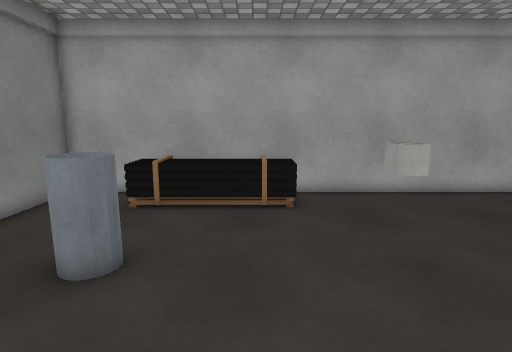
view 1 (above)

12 first-person views from a walk through a Unity game level. The camera is 1.5 m above the floor, tilts 10° down and sees 80° across. The floor is counted in squares, 0.5 m on a side. Each view is taken from the middle of a square. On the plan, view 1 faces up. The plan holds only what a view shows up to about 20 squares ahead; the rest is blank. The player is left out. Some surface patterns are stand-ins.

view 2
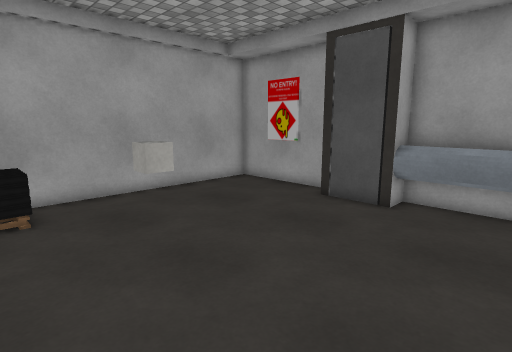

view 3
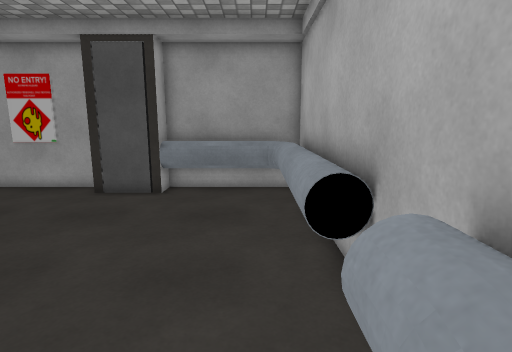

view 4
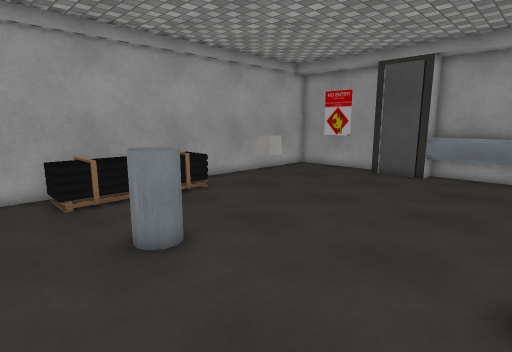

view 5
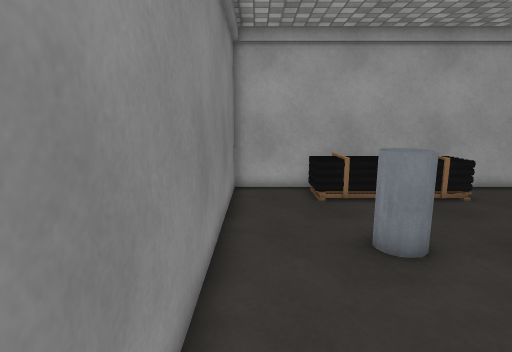

view 6
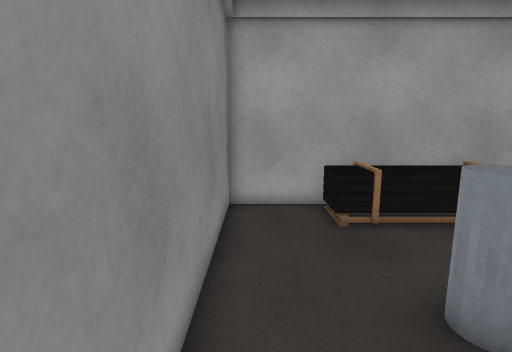

view 7
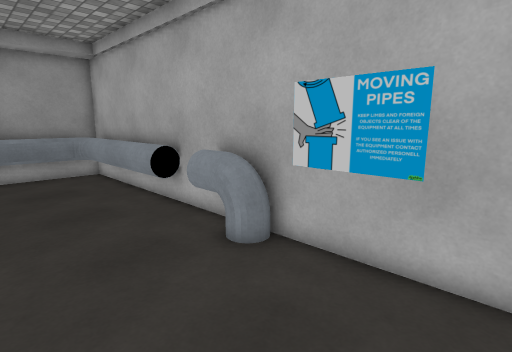

view 8
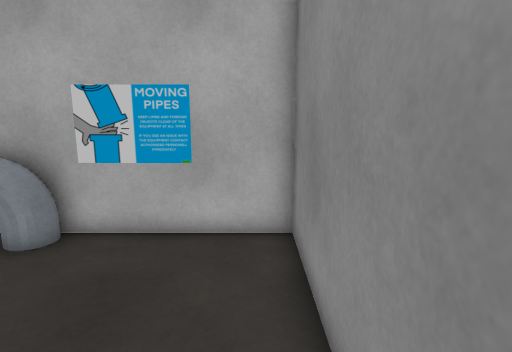

view 9
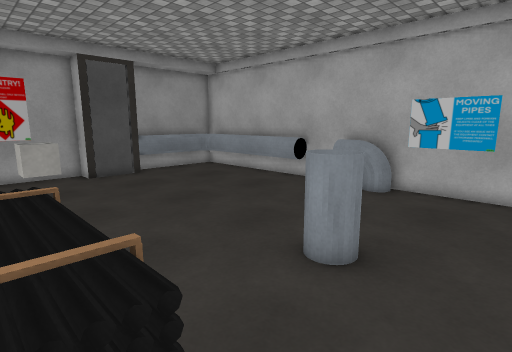

view 10
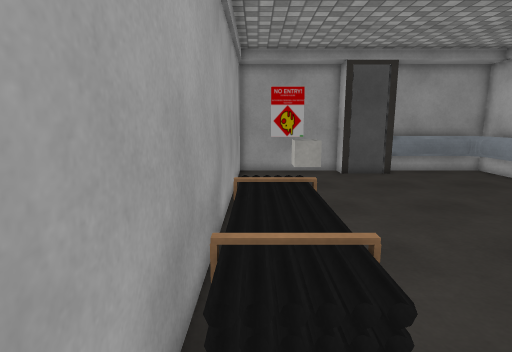

view 11
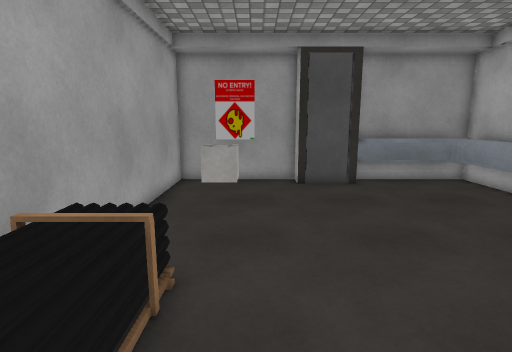

view 12
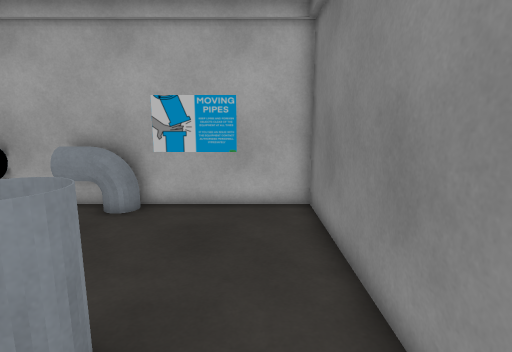

### Floor plan
Key: @ floor where view 1 was taken; # wall or solid block; . floor; = window, fence, low wall or low ledge; ^ raised ledge; C cube; P pipe; O other object.
Columns run from 8 left of view 1 to 12 right of it. Each row starts with its distance up from view 1.
 13 #####################
 12 #..OOOOOOO..........#
 11 #..OOOOOOO...C......#
 10 #...........CC......#
  9 #...................#
  8 #...................#
  7 #..................##
  6 #...PP.............#
  5 #..................#
  4 #..................^^
  3 #..................^^
  2 #..................^^
  1 #..................^^
  0 #.......@..........^^
 -1 #.....==^=.^^^^^^^^^^
 -2 ########^##^^^^^^^^^#

Where each view was taken, in squares from view 1:
view 1: 0 up, 0 right, facing up
view 2: 0 up, 0 right, facing up-right
view 3: 0 up, 2 left, facing right
view 4: 1 down, 7 left, facing up-right
view 5: 1 down, 7 left, facing up
view 6: 2 up, 7 left, facing up
view 7: 4 up, 7 left, facing down-right
view 8: 6 up, 7 left, facing down
view 9: 12 up, 7 left, facing down-right
view 10: 12 up, 7 left, facing right
view 11: 9 up, 4 left, facing right
view 12: 9 up, 6 left, facing down
